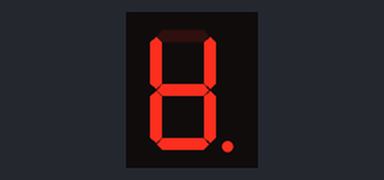
The sketch below on a simulated Arduino Mega 2560, built with avr-gcc and run on an emulated ATmega2560. Parts: 1-digit seven-segment display. Wiring (inferred from the names in the program): 1-digit 7-segment display, segments lit when LOW: segments pin 2, pin 4, pin 5, pin 18, pin 19, pin 21, pin 22, pin 23. The segment pins are drawn as the display they are named for.

Above: at 0.1 s.
At 0.6 s:
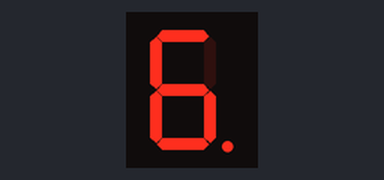
At 1.1 s:
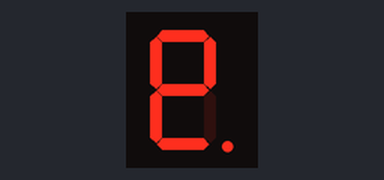
At 1.6 s:
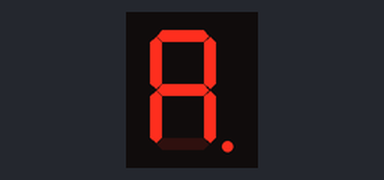
At 2.6 s:
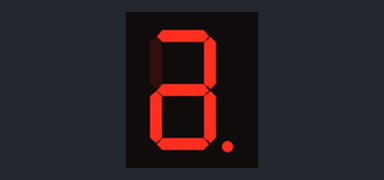
At 3.6 s:
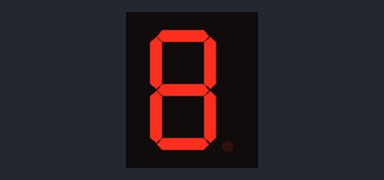

Measured:
- by itself, everything shown: repeats every 4.0 s, in 9 steps
- what the display in image 1 shows lasts 0.5 s, from 0.5 s to 1.0 s

The sketch:

main.ino
```cpp
#define A 2
#define B 4
#define C 5
#define D 18
#define E 19
#define F 21
#define G 22
#define H 23

void setup() {
  pinMode(A, OUTPUT);
  pinMode(B, OUTPUT);
  pinMode(C, OUTPUT);
  pinMode(D, OUTPUT);
  pinMode(E, OUTPUT);
  pinMode(F, OUTPUT);
  pinMode(G, OUTPUT);
  pinMode(H, OUTPUT);

}

void loop() {
    // Buatlah kondisi dimana 8 buah LED tersebut (GPIO_OUTPUT_A hingga GPIO_OUTPUT_H) menyala bergantian (menggunakanan gpio_set_level())setiap 0,5 detik dengan menggunakan vTaskDelay dan variabel xDelay di atas.

    /*
    digitalWrite(A, !digitalRead(A));
    digitalWrite(B, !digitalRead(B));
    digitalWrite(C, !digitalRead(C));
    digitalWrite(D, !digitalRead(D));
    digitalWrite(E, !digitalRead(E));
    digitalWrite(F, !digitalRead(F));
    digitalWrite(G, !digitalRead(G));
    digitalWrite(H, !digitalRead(H));

    delay(500);
    */
    digitalWrite(A, 1);
    delay(500);
    digitalWrite(A, 0);

    digitalWrite(B, 1);
    delay(500);
    digitalWrite(B, 0);

    digitalWrite(C, 1);
    delay(500);
    digitalWrite(C, 0);

    digitalWrite(D, 1);
    delay(500);
    digitalWrite(D, 0);

    digitalWrite(E, 1);
    delay(500);
    digitalWrite(E, 0);

    digitalWrite(F, 1);
    delay(500);
    digitalWrite(F, 0);

    digitalWrite(G, 1);
    delay(500);
    digitalWrite(G, 0);

    digitalWrite(H, 1);
    delay(500);
    digitalWrite(H, 0);


  }
```
